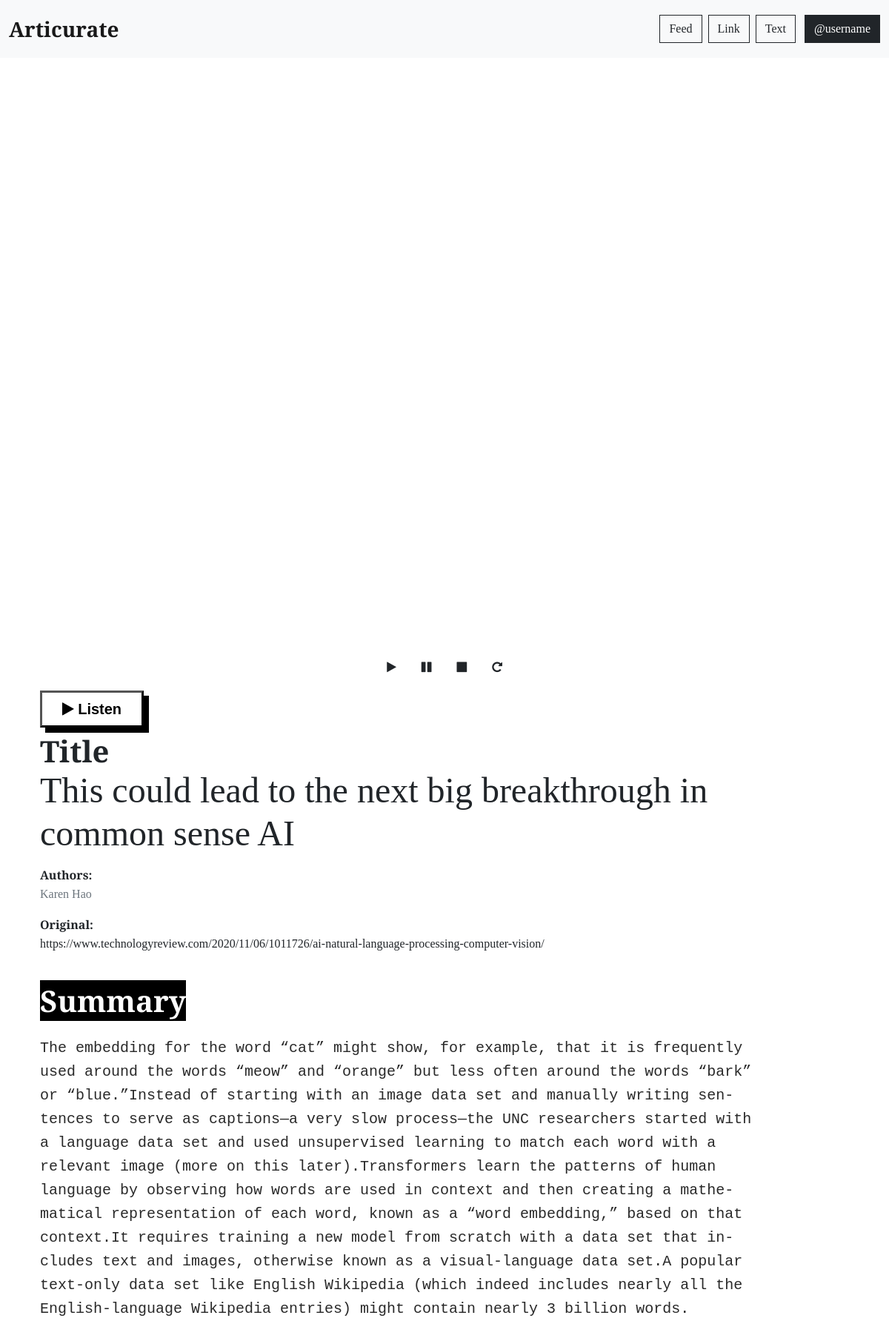
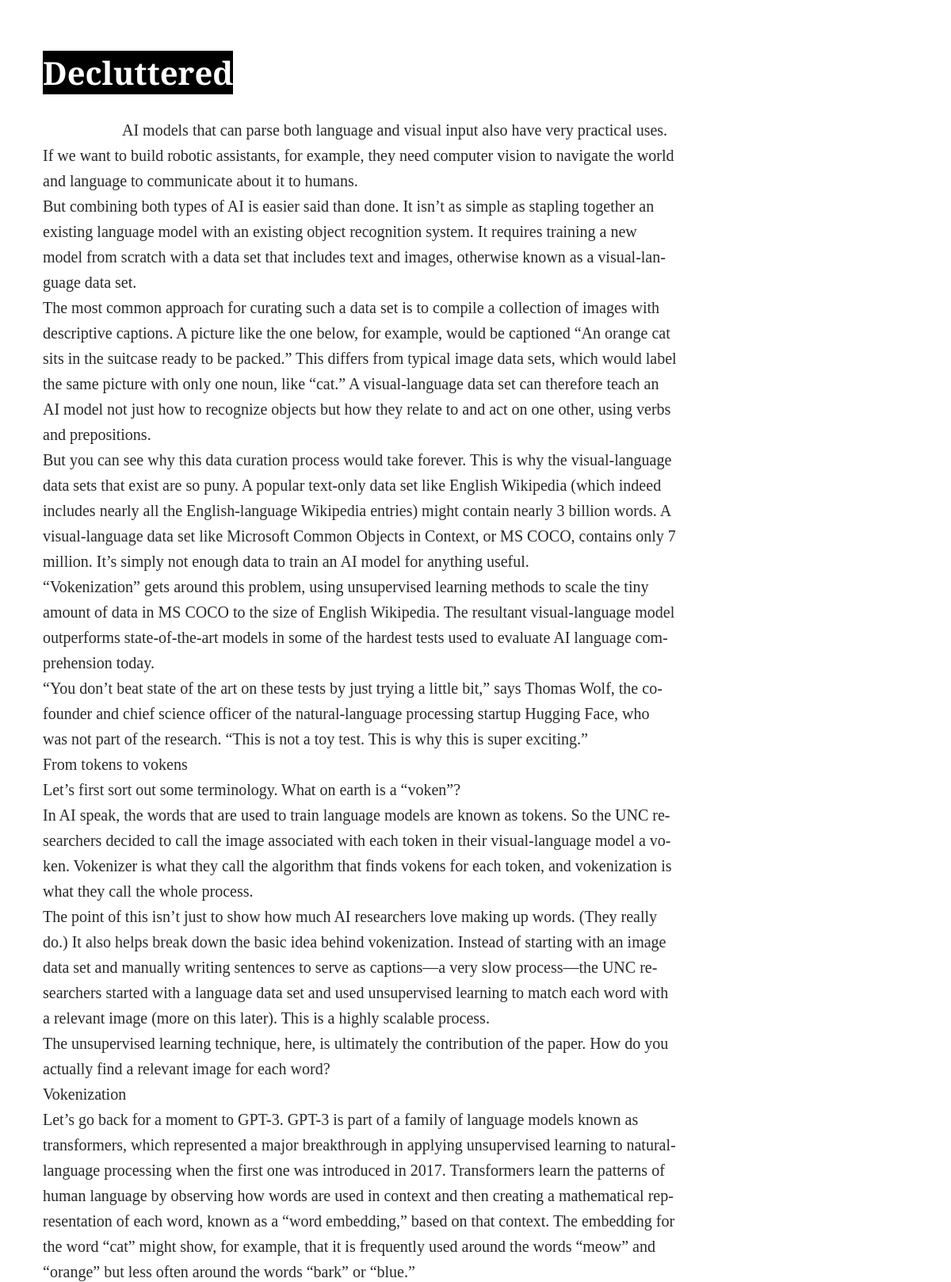
The app's page /e/4 (upper part) with its own data (2 pictures, top to bottom).
### app/models.py (models this page shows, shortened)
class Entry(db.Model):
    __tablename__ = "entries"
    id = db.Column(db.Integer, unique=True, primary_key=True)
    entry_created = db.Column(db.DateTime, nullable=False, default=datetime.utcnow)
    source_url = db.Column(db.String(240))
    title = db.Column(db.String(100))
    published_date = db.Column(db.DateTime)
    authors = db.Column(db.String(240))
    top_image = db.Column(db.String(240))
    content = db.Column(db.Text)
    summary = db.Column(db.Text)
    audio_file = db.Column(db.String(240))
    user_id = db.Column(db.Integer, db.ForeignKey("users.id"))
    feed_id = db.Column(db.Integer, db.ForeignKey("feeds.id"))

### app/main/routes.py (the view)
@main.route("/e/<entry_id>")
def get_entry(entry_id):
    entry = Entry.query.get_or_404(entry_id)
    return render_template("entry.html", entry=entry)

### app/templates/entry.html (shortened to what this page needs)
{% extends "layout.html" %}
{% block content %}
<link rel="stylesheet" href="{{url_for('static', filename='styles/entry.css')}}" />
<div class="container-fluid">
    <div class="row" id="audioRow">
        <div class="col">
            <div style="position: relative;">
                <div class="audio-container siri-container" id="siriContainer">
                </div>
            </div>
            <div class="container d-flex  flex-lg-row justify-content-center" id="controls">
                <button class="btn  m-1 mybtn bgbtn" id="playBtn"><i class="fa fa-play"></i>
                </button>
                <button class="btn  m-1 mybtn bgbtn" id="pauseBtn"><i class="fa fa-pause"></i>
                </button>
                <button class="btn  m-1 mybtn bgbtn" id="stopBtn"><i class="fa fa-stop"></i>
                </button>
                <button class="btn m-1 mybtn bgbtn" id="replayBtn"><i class="fa fa-repeat"></i>
                </button>
            </div>
        </div>
    </div>
</div>
<div class="container-fluid">
    <div class="row">
        <div class="container-fluid">
            <div class="col">
                <div class="container my-2">
                    <button class="" id="listenBtn" style="border-radius: 0px;"><i class="fa fa-solid fa-play"></i>
                        Listen</button>
                </div>
                <div class="container">
                    <span class="display-6" style="font-weight: 900;">Title</span>
                    <p class="display-5" id="title">
                        {{entry.title}}
                    </p>
                    {% if entry.authors %}
                    <span style="font-weight: 900;">Authors: </span>
                    <p id="publishDate" class="text-muted">
                        {{entry.authors}}
                    </p>
                    {% endif %}
                    {% if entry.source_url %}
                    <span style="font-weight: 900;">Original: </span>
                    <p id="sourceUrl" style="">
                        {{entry.source_url}}
                    </p>
                    {% endif %}
                </div>
            </div>
        </div>
    </div>
</div>
<div class="container-fluid my-4">
    <div class="row" id="summaryRow">
        <div class="container-fluid">
            <div class="col">
                <div class="container">
                    <span class="display-6"
                        style="background-color: black; color:white;font-weight: 900;">Summary</span>
                    <p id="summary" class="my-4">
                        {{entry.summary}}
                    </p>
                </div>
            </div>
        </div>
    </div>
</div>
<div class="container-fluid my-4">
    <div class="row" id="contentRow">
        <div class="col">
            <div class="container">
                <span class="display-6"
                    style="background-color: black; color:white;font-weight: 900;">Decluttered</span>
                <p id="content">
                </p>
            </div>
        </div>
    </div>
</div>
{% endblock %}

### app/static/styles/global.css (style rules this page uses)
body, html { height: 100%; width: 100%; font-family: "PT Serif", serif; }
p { font-family: "PT Serif", serif; font-size: 16px; line-height: 26px; word-wrap: break-word; overflow-wrap: break-word; hyphens: auto; }

### app/static/styles/entry.css (style rules this page uses)
#summaryRow { min-height: 500px; }
#contentRow { height: 100vh; min-height: 500px; }
#title { max-width: 40ch; min-height: 80px; }
#summary { min-height: 400px; max-width: 80ch; font-family: monospace; font-size: 20px; line-height: 32px; color: rgba(41, 41, 41, 1); font-weight: 400; word-wrap: break-word; }
#content { min-height: 500px; max-width: 80ch; font-family: "PT Serif", serif; font-size: 20px; line-height: 32px; color: rgba(41, 41, 41, 1); font-weight: 400; word-wrap: break-word; white-space: pre-wrap; }
#controls { position: sticky; z-index: 10; }

### app/templates/entry.html (style rules this page uses)
#listenBtn { font-size: 20px; font-family: Arial; width: 140px; height: 50px; border-width: 3px; color: black; border-color: black; font-weight: bold; border-top-left-radius: 0px; border-top-right-radius: 0px; border-bottom-left-radius: 0px; border-bottom-right-radius: 0px; box-shadow: 7px 7px 0px 0px black; background: none; }

### records on screen
Entry: title "This could lead to the next big breakthrough in common sense AI", authors "Karen Hao", source_url "https://www.technologyreview.com/2020/11/06/1011726/ai-natural-language-processing-computer-vision/", summary "The embedding for the word “cat” might show, for example, that it is frequently used around the words “meow” and “orange” but less often around the words “bark” or “blue.”Instead of starting with an image data set and manually writing sentences to serve as captions—a very slow process—the UNC researchers started with a language data set and used unsupervised learning to match each word with a relevant image (more on this later).Transformers learn the patterns of human language by observing how words are used in context and then creating a mathematical representation of each word, known as a “word embedding,” based on that context.It requires training a new model from scratch with a data set…"
